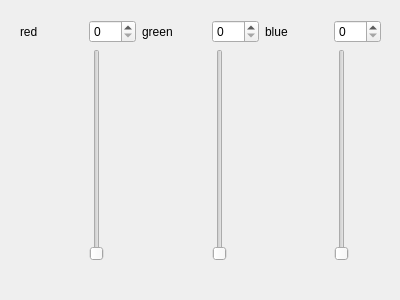
<ui version="4.0" >
 <class>Form</class>
 <widget class="QWidget" name="Form" >
  <property name="geometry" >
   <rect>
    <x>0</x>
    <y>0</y>
    <width>400</width>
    <height>300</height>
   </rect>
  </property>
  <property name="windowTitle" >
   <string>Form</string>
  </property>
  <widget class="QWidget" name="" >
   <property name="geometry" >
    <rect>
     <x>20</x>
     <y>20</y>
     <width>361</width>
     <height>241</height>
    </rect>
   </property>
   <layout class="QGridLayout" name="gridLayout" >
    <item row="0" column="0" >
     <widget class="QLabel" name="label" >
      <property name="text" >
       <string>red</string>
      </property>
     </widget>
    </item>
    <item row="0" column="3" >
     <widget class="QLabel" name="label_2" >
      <property name="text" >
       <string>green</string>
      </property>
     </widget>
    </item>
    <item row="0" column="4" >
     <widget class="QSpinBox" name="spinBox_2" >
      <property name="maximum" >
       <number>255</number>
      </property>
     </widget>
    </item>
    <item row="0" column="5" >
     <widget class="QLabel" name="label_3" >
      <property name="text" >
       <string>blue</string>
      </property>
     </widget>
    </item>
    <item row="0" column="6" >
     <widget class="QSpinBox" name="spinBox_3" >
      <property name="maximum" >
       <number>255</number>
      </property>
     </widget>
    </item>
    <item row="1" column="1" >
     <widget class="QSlider" name="verticalSlider" >
      <property name="maximum" >
       <number>255</number>
      </property>
      <property name="orientation" >
       <enum>Qt::Vertical</enum>
      </property>
     </widget>
    </item>
    <item row="1" column="4" >
     <widget class="QSlider" name="verticalSlider_2" >
      <property name="maximum" >
       <number>255</number>
      </property>
      <property name="orientation" >
       <enum>Qt::Vertical</enum>
      </property>
     </widget>
    </item>
    <item row="1" column="6" >
     <widget class="QSlider" name="verticalSlider_3" >
      <property name="maximum" >
       <number>255</number>
      </property>
      <property name="orientation" >
       <enum>Qt::Vertical</enum>
      </property>
     </widget>
    </item>
    <item row="0" column="1" >
     <widget class="QSpinBox" name="spinBox" >
      <property name="maximum" >
       <number>255</number>
      </property>
     </widget>
    </item>
   </layout>
  </widget>
 </widget>
 <resources/>
 <connections>
  <connection>
   <sender>spinBox</sender>
   <signal>valueChanged(int)</signal>
   <receiver>verticalSlider</receiver>
   <slot>setValue(int)</slot>
   <hints>
    <hint type="sourcelabel" >
     <x>102</x>
     <y>30</y>
    </hint>
    <hint type="destinationlabel" >
     <x>96</x>
     <y>65</y>
    </hint>
   </hints>
  </connection>
  <connection>
   <sender>spinBox_2</sender>
   <signal>valueChanged(int)</signal>
   <receiver>verticalSlider_2</receiver>
   <slot>setValue(int)</slot>
   <hints>
    <hint type="sourcelabel" >
     <x>222</x>
     <y>35</y>
    </hint>
    <hint type="destinationlabel" >
     <x>218</x>
     <y>62</y>
    </hint>
   </hints>
  </connection>
  <connection>
   <sender>spinBox_3</sender>
   <signal>valueChanged(int)</signal>
   <receiver>verticalSlider_3</receiver>
   <slot>setValue(int)</slot>
   <hints>
    <hint type="sourcelabel" >
     <x>347</x>
     <y>34</y>
    </hint>
    <hint type="destinationlabel" >
     <x>335</x>
     <y>63</y>
    </hint>
   </hints>
  </connection>
  <connection>
   <sender>verticalSlider</sender>
   <signal>valueChanged(int)</signal>
   <receiver>spinBox</receiver>
   <slot>setValue(int)</slot>
   <hints>
    <hint type="sourcelabel" >
     <x>96</x>
     <y>163</y>
    </hint>
    <hint type="destinationlabel" >
     <x>112</x>
     <y>40</y>
    </hint>
   </hints>
  </connection>
  <connection>
   <sender>verticalSlider_2</sender>
   <signal>valueChanged(int)</signal>
   <receiver>spinBox_2</receiver>
   <slot>setValue(int)</slot>
   <hints>
    <hint type="sourcelabel" >
     <x>215</x>
     <y>158</y>
    </hint>
    <hint type="destinationlabel" >
     <x>240</x>
     <y>37</y>
    </hint>
   </hints>
  </connection>
  <connection>
   <sender>verticalSlider_3</sender>
   <signal>valueChanged(int)</signal>
   <receiver>spinBox_3</receiver>
   <slot>setValue(int)</slot>
   <hints>
    <hint type="sourcelabel" >
     <x>337</x>
     <y>161</y>
    </hint>
    <hint type="destinationlabel" >
     <x>365</x>
     <y>35</y>
    </hint>
   </hints>
  </connection>
 </connections>
</ui>
